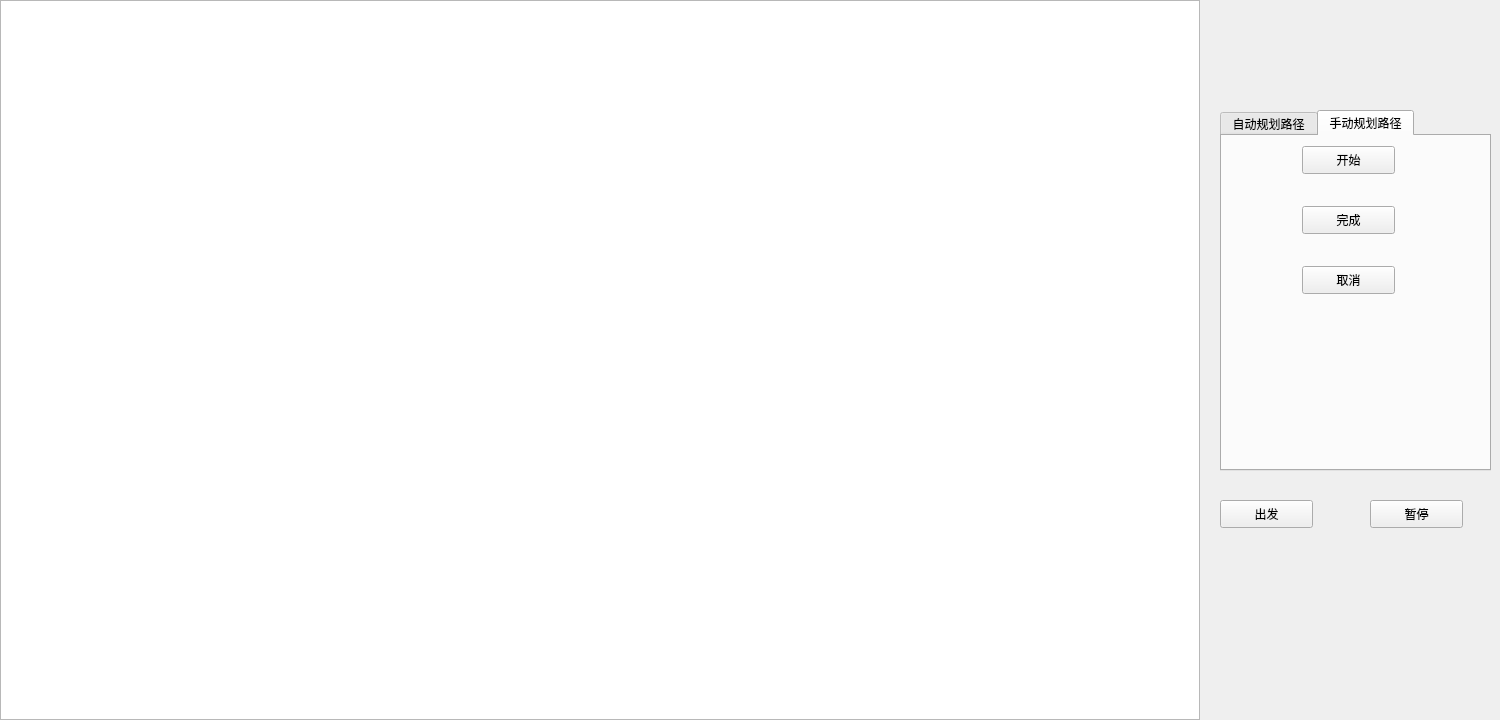
<?xml version="1.0" encoding="UTF-8"?>
<ui version="4.0">
 <class>MainWindow</class>
 <widget class="QWidget" name="MainWindow">
  <property name="geometry">
   <rect>
    <x>0</x>
    <y>0</y>
    <width>1500</width>
    <height>720</height>
   </rect>
  </property>
  <property name="windowTitle">
   <string>Form</string>
  </property>
  <widget class="QGraphicsView" name="graphicsView">
   <property name="geometry">
    <rect>
     <x>0</x>
     <y>0</y>
     <width>1200</width>
     <height>720</height>
    </rect>
   </property>
   <property name="styleSheet">
    <string notr="true">border-image: url(:/image/mymap.png);</string>
   </property>
  </widget>
  <widget class="QTabWidget" name="pathPlan">
   <property name="geometry">
    <rect>
     <x>1220</x>
     <y>110</y>
     <width>271</width>
     <height>361</height>
    </rect>
   </property>
   <property name="currentIndex">
    <number>1</number>
   </property>
   <widget class="QWidget" name="widget">
    <attribute name="title">
     <string>自动规划路径</string>
    </attribute>
    <widget class="QPushButton" name="generate_jam_btn">
     <property name="geometry">
      <rect>
       <x>140</x>
       <y>210</y>
       <width>111</width>
       <height>28</height>
      </rect>
     </property>
     <property name="text">
      <string>随机生成路况</string>
     </property>
    </widget>
    <widget class="QPushButton" name="auto_plan_btn">
     <property name="geometry">
      <rect>
       <x>10</x>
       <y>210</y>
       <width>93</width>
       <height>28</height>
      </rect>
     </property>
     <property name="text">
      <string>自动规划</string>
     </property>
    </widget>
    <widget class="QCheckBox" name="avoid_jam_checkbox">
     <property name="geometry">
      <rect>
       <x>10</x>
       <y>290</y>
       <width>91</width>
       <height>19</height>
      </rect>
     </property>
     <property name="text">
      <string>躲避拥堵 </string>
     </property>
    </widget>
   </widget>
   <widget class="QWidget" name="manuPlan">
    <attribute name="title">
     <string>手动规划路径</string>
    </attribute>
    <widget class="QPushButton" name="begin">
     <property name="geometry">
      <rect>
       <x>80</x>
       <y>10</y>
       <width>93</width>
       <height>28</height>
      </rect>
     </property>
     <property name="text">
      <string>开始</string>
     </property>
    </widget>
    <widget class="QPushButton" name="finish">
     <property name="geometry">
      <rect>
       <x>80</x>
       <y>70</y>
       <width>93</width>
       <height>28</height>
      </rect>
     </property>
     <property name="text">
      <string>完成</string>
     </property>
    </widget>
    <widget class="QPushButton" name="cancel">
     <property name="geometry">
      <rect>
       <x>80</x>
       <y>130</y>
       <width>93</width>
       <height>28</height>
      </rect>
     </property>
     <property name="text">
      <string>取消</string>
     </property>
    </widget>
   </widget>
  </widget>
  <widget class="QLabel" name="label">
   <property name="geometry">
    <rect>
     <x>92</x>
     <y>10</y>
     <width>258</width>
     <height>20</height>
    </rect>
   </property>
   <property name="styleSheet">
    <string notr="true">background:transparent;</string>
   </property>
   <property name="text">
    <string/>
   </property>
  </widget>
  <widget class="QLabel" name="label_2">
   <property name="geometry">
    <rect>
     <x>92</x>
     <y>31</y>
     <width>258</width>
     <height>20</height>
    </rect>
   </property>
   <property name="styleSheet">
    <string notr="true">background:transparent;</string>
   </property>
   <property name="text">
    <string/>
   </property>
  </widget>
  <widget class="QLabel" name="label_3">
   <property name="geometry">
    <rect>
     <x>471</x>
     <y>10</y>
     <width>258</width>
     <height>20</height>
    </rect>
   </property>
   <property name="styleSheet">
    <string notr="true">background:transparent;</string>
   </property>
   <property name="text">
    <string/>
   </property>
  </widget>
  <widget class="QLabel" name="label_4">
   <property name="geometry">
    <rect>
     <x>471</x>
     <y>31</y>
     <width>258</width>
     <height>20</height>
    </rect>
   </property>
   <property name="styleSheet">
    <string notr="true">background:transparent;</string>
   </property>
   <property name="text">
    <string/>
   </property>
  </widget>
  <widget class="QLabel" name="label_5">
   <property name="geometry">
    <rect>
     <x>851</x>
     <y>10</y>
     <width>258</width>
     <height>20</height>
    </rect>
   </property>
   <property name="styleSheet">
    <string notr="true">background:transparent;</string>
   </property>
   <property name="text">
    <string/>
   </property>
  </widget>
  <widget class="QLabel" name="label_6">
   <property name="geometry">
    <rect>
     <x>851</x>
     <y>31</y>
     <width>258</width>
     <height>20</height>
    </rect>
   </property>
   <property name="styleSheet">
    <string notr="true">background:transparent;</string>
   </property>
   <property name="text">
    <string/>
   </property>
  </widget>
  <widget class="QLabel" name="label_7">
   <property name="geometry">
    <rect>
     <x>9</x>
     <y>90</y>
     <width>20</width>
     <height>211</height>
    </rect>
   </property>
   <property name="styleSheet">
    <string notr="true">background:transparent;</string>
   </property>
   <property name="text">
    <string/>
   </property>
  </widget>
  <widget class="QLabel" name="label_8">
   <property name="geometry">
    <rect>
     <x>31</x>
     <y>90</y>
     <width>20</width>
     <height>211</height>
    </rect>
   </property>
   <property name="styleSheet">
    <string notr="true">background:transparent;</string>
   </property>
   <property name="text">
    <string/>
   </property>
  </widget>
  <widget class="QLabel" name="label_9">
   <property name="geometry">
    <rect>
     <x>389</x>
     <y>90</y>
     <width>20</width>
     <height>211</height>
    </rect>
   </property>
   <property name="styleSheet">
    <string notr="true">background:transparent;</string>
   </property>
   <property name="text">
    <string/>
   </property>
  </widget>
  <widget class="QLabel" name="label_10">
   <property name="geometry">
    <rect>
     <x>411</x>
     <y>90</y>
     <width>20</width>
     <height>211</height>
    </rect>
   </property>
   <property name="styleSheet">
    <string notr="true">background:transparent;</string>
   </property>
   <property name="text">
    <string/>
   </property>
  </widget>
  <widget class="QLabel" name="label_11">
   <property name="geometry">
    <rect>
     <x>1148</x>
     <y>90</y>
     <width>20</width>
     <height>211</height>
    </rect>
   </property>
   <property name="styleSheet">
    <string notr="true">background:transparent;</string>
   </property>
   <property name="text">
    <string/>
   </property>
  </widget>
  <widget class="QLabel" name="label_12">
   <property name="geometry">
    <rect>
     <x>1170</x>
     <y>90</y>
     <width>20</width>
     <height>211</height>
    </rect>
   </property>
   <property name="styleSheet">
    <string notr="true">background:transparent;</string>
   </property>
   <property name="text">
    <string/>
   </property>
  </widget>
  <widget class="QLabel" name="label_13">
   <property name="geometry">
    <rect>
     <x>92</x>
     <y>340</y>
     <width>258</width>
     <height>20</height>
    </rect>
   </property>
   <property name="styleSheet">
    <string notr="true">background:transparent;</string>
   </property>
   <property name="text">
    <string/>
   </property>
  </widget>
  <widget class="QLabel" name="label_14">
   <property name="geometry">
    <rect>
     <x>92</x>
     <y>361</y>
     <width>258</width>
     <height>20</height>
    </rect>
   </property>
   <property name="styleSheet">
    <string notr="true">background:transparent;</string>
   </property>
   <property name="text">
    <string/>
   </property>
  </widget>
  <widget class="QLabel" name="label_15">
   <property name="geometry">
    <rect>
     <x>471</x>
     <y>340</y>
     <width>258</width>
     <height>20</height>
    </rect>
   </property>
   <property name="styleSheet">
    <string notr="true">background:transparent;</string>
   </property>
   <property name="text">
    <string/>
   </property>
  </widget>
  <widget class="QLabel" name="label_16">
   <property name="geometry">
    <rect>
     <x>471</x>
     <y>361</y>
     <width>258</width>
     <height>20</height>
    </rect>
   </property>
   <property name="styleSheet">
    <string notr="true">background:transparent;</string>
   </property>
   <property name="text">
    <string/>
   </property>
  </widget>
  <widget class="QLabel" name="label_17">
   <property name="geometry">
    <rect>
     <x>851</x>
     <y>340</y>
     <width>258</width>
     <height>20</height>
    </rect>
   </property>
   <property name="styleSheet">
    <string notr="true">background:transparent;</string>
   </property>
   <property name="text">
    <string/>
   </property>
  </widget>
  <widget class="QLabel" name="label_18">
   <property name="geometry">
    <rect>
     <x>851</x>
     <y>361</y>
     <width>258</width>
     <height>20</height>
    </rect>
   </property>
   <property name="styleSheet">
    <string notr="true">background:transparent;</string>
   </property>
   <property name="text">
    <string/>
   </property>
  </widget>
  <widget class="QLabel" name="label_19">
   <property name="geometry">
    <rect>
     <x>9</x>
     <y>420</y>
     <width>20</width>
     <height>211</height>
    </rect>
   </property>
   <property name="styleSheet">
    <string notr="true">background:transparent;</string>
   </property>
   <property name="text">
    <string/>
   </property>
  </widget>
  <widget class="QLabel" name="label_20">
   <property name="geometry">
    <rect>
     <x>31</x>
     <y>420</y>
     <width>20</width>
     <height>211</height>
    </rect>
   </property>
   <property name="styleSheet">
    <string notr="true">background:transparent;</string>
   </property>
   <property name="text">
    <string/>
   </property>
  </widget>
  <widget class="QLabel" name="label_21">
   <property name="geometry">
    <rect>
     <x>388</x>
     <y>420</y>
     <width>20</width>
     <height>211</height>
    </rect>
   </property>
   <property name="styleSheet">
    <string notr="true">background:transparent;</string>
   </property>
   <property name="text">
    <string/>
   </property>
  </widget>
  <widget class="QLabel" name="label_22">
   <property name="geometry">
    <rect>
     <x>410</x>
     <y>420</y>
     <width>20</width>
     <height>211</height>
    </rect>
   </property>
   <property name="styleSheet">
    <string notr="true">background:transparent;</string>
   </property>
   <property name="text">
    <string/>
   </property>
  </widget>
  <widget class="QLabel" name="label_23">
   <property name="geometry">
    <rect>
     <x>766</x>
     <y>420</y>
     <width>20</width>
     <height>211</height>
    </rect>
   </property>
   <property name="styleSheet">
    <string notr="true">background:transparent;</string>
   </property>
   <property name="text">
    <string/>
   </property>
  </widget>
  <widget class="QLabel" name="label_24">
   <property name="geometry">
    <rect>
     <x>788</x>
     <y>420</y>
     <width>20</width>
     <height>211</height>
    </rect>
   </property>
   <property name="styleSheet">
    <string notr="true">background:transparent;</string>
   </property>
   <property name="text">
    <string/>
   </property>
  </widget>
  <widget class="QLabel" name="label_25">
   <property name="geometry">
    <rect>
     <x>1148</x>
     <y>420</y>
     <width>20</width>
     <height>211</height>
    </rect>
   </property>
   <property name="styleSheet">
    <string notr="true">background:transparent;</string>
   </property>
   <property name="text">
    <string/>
   </property>
  </widget>
  <widget class="QLabel" name="label_26">
   <property name="geometry">
    <rect>
     <x>1170</x>
     <y>420</y>
     <width>20</width>
     <height>211</height>
    </rect>
   </property>
   <property name="styleSheet">
    <string notr="true">background:transparent;</string>
   </property>
   <property name="text">
    <string/>
   </property>
  </widget>
  <widget class="QLabel" name="label_27">
   <property name="geometry">
    <rect>
     <x>92</x>
     <y>669</y>
     <width>258</width>
     <height>20</height>
    </rect>
   </property>
   <property name="styleSheet">
    <string notr="true">background:transparent;</string>
   </property>
   <property name="text">
    <string/>
   </property>
  </widget>
  <widget class="QLabel" name="label_28">
   <property name="geometry">
    <rect>
     <x>92</x>
     <y>691</y>
     <width>258</width>
     <height>20</height>
    </rect>
   </property>
   <property name="styleSheet">
    <string notr="true">background:transparent;</string>
   </property>
   <property name="text">
    <string/>
   </property>
  </widget>
  <widget class="QLabel" name="label_29">
   <property name="geometry">
    <rect>
     <x>471</x>
     <y>669</y>
     <width>258</width>
     <height>20</height>
    </rect>
   </property>
   <property name="styleSheet">
    <string notr="true">background:transparent;</string>
   </property>
   <property name="text">
    <string/>
   </property>
  </widget>
  <widget class="QLabel" name="label_30">
   <property name="geometry">
    <rect>
     <x>471</x>
     <y>691</y>
     <width>258</width>
     <height>20</height>
    </rect>
   </property>
   <property name="styleSheet">
    <string notr="true">background:transparent;</string>
   </property>
   <property name="text">
    <string/>
   </property>
  </widget>
  <widget class="QLabel" name="label_31">
   <property name="geometry">
    <rect>
     <x>851</x>
     <y>669</y>
     <width>258</width>
     <height>20</height>
    </rect>
   </property>
   <property name="styleSheet">
    <string notr="true">background:transparent;</string>
   </property>
   <property name="text">
    <string/>
   </property>
  </widget>
  <widget class="QLabel" name="label_32">
   <property name="geometry">
    <rect>
     <x>850</x>
     <y>691</y>
     <width>258</width>
     <height>20</height>
    </rect>
   </property>
   <property name="styleSheet">
    <string notr="true">background:transparent;</string>
   </property>
   <property name="text">
    <string/>
   </property>
  </widget>
  <widget class="QPushButton" name="crossing_1">
   <property name="geometry">
    <rect>
     <x>0</x>
     <y>0</y>
     <width>62</width>
     <height>62</height>
    </rect>
   </property>
   <property name="styleSheet">
    <string notr="true">background-color: rgb(255, 0, 0);</string>
   </property>
   <property name="text">
    <string/>
   </property>
   <property name="flat">
    <bool>true</bool>
   </property>
  </widget>
  <widget class="QPushButton" name="crossing_2">
   <property name="geometry">
    <rect>
     <x>380</x>
     <y>0</y>
     <width>62</width>
     <height>62</height>
    </rect>
   </property>
   <property name="styleSheet">
    <string notr="true">background-color: rgb(255, 0, 0);</string>
   </property>
   <property name="text">
    <string/>
   </property>
   <property name="flat">
    <bool>true</bool>
   </property>
  </widget>
  <widget class="QPushButton" name="crossing_3">
   <property name="geometry">
    <rect>
     <x>760</x>
     <y>0</y>
     <width>62</width>
     <height>62</height>
    </rect>
   </property>
   <property name="autoFillBackground">
    <bool>false</bool>
   </property>
   <property name="styleSheet">
    <string notr="true">background-color: rgb(255, 0, 0);</string>
   </property>
   <property name="text">
    <string/>
   </property>
   <property name="flat">
    <bool>true</bool>
   </property>
  </widget>
  <widget class="QPushButton" name="crossing_4">
   <property name="geometry">
    <rect>
     <x>1140</x>
     <y>0</y>
     <width>62</width>
     <height>62</height>
    </rect>
   </property>
   <property name="styleSheet">
    <string notr="true">background-color: rgb(255, 0, 0);</string>
   </property>
   <property name="text">
    <string/>
   </property>
   <property name="flat">
    <bool>true</bool>
   </property>
  </widget>
  <widget class="QPushButton" name="crossing_5">
   <property name="geometry">
    <rect>
     <x>0</x>
     <y>330</y>
     <width>62</width>
     <height>62</height>
    </rect>
   </property>
   <property name="styleSheet">
    <string notr="true">background-color: rgb(255, 0, 0);</string>
   </property>
   <property name="text">
    <string/>
   </property>
   <property name="flat">
    <bool>true</bool>
   </property>
  </widget>
  <widget class="QPushButton" name="crossing_6">
   <property name="geometry">
    <rect>
     <x>380</x>
     <y>330</y>
     <width>62</width>
     <height>62</height>
    </rect>
   </property>
   <property name="styleSheet">
    <string notr="true">background-color: rgb(255, 0, 0);</string>
   </property>
   <property name="text">
    <string/>
   </property>
   <property name="flat">
    <bool>true</bool>
   </property>
  </widget>
  <widget class="QPushButton" name="crossing_7">
   <property name="geometry">
    <rect>
     <x>760</x>
     <y>330</y>
     <width>62</width>
     <height>62</height>
    </rect>
   </property>
   <property name="styleSheet">
    <string notr="true">background-color: rgb(255, 0, 0);</string>
   </property>
   <property name="text">
    <string/>
   </property>
   <property name="flat">
    <bool>true</bool>
   </property>
  </widget>
  <widget class="QPushButton" name="crossing_8">
   <property name="geometry">
    <rect>
     <x>1140</x>
     <y>330</y>
     <width>62</width>
     <height>62</height>
    </rect>
   </property>
   <property name="styleSheet">
    <string notr="true">background-color: rgb(255, 0, 0);</string>
   </property>
   <property name="text">
    <string/>
   </property>
   <property name="flat">
    <bool>true</bool>
   </property>
  </widget>
  <widget class="QPushButton" name="crossing_9">
   <property name="geometry">
    <rect>
     <x>0</x>
     <y>660</y>
     <width>62</width>
     <height>62</height>
    </rect>
   </property>
   <property name="styleSheet">
    <string notr="true">background-color: rgb(255, 0, 0);</string>
   </property>
   <property name="text">
    <string/>
   </property>
   <property name="flat">
    <bool>true</bool>
   </property>
  </widget>
  <widget class="QPushButton" name="crossing_10">
   <property name="geometry">
    <rect>
     <x>380</x>
     <y>660</y>
     <width>62</width>
     <height>62</height>
    </rect>
   </property>
   <property name="styleSheet">
    <string notr="true">background-color: rgb(255, 0, 0);</string>
   </property>
   <property name="text">
    <string/>
   </property>
   <property name="flat">
    <bool>true</bool>
   </property>
  </widget>
  <widget class="QPushButton" name="crossing_11">
   <property name="geometry">
    <rect>
     <x>760</x>
     <y>660</y>
     <width>62</width>
     <height>62</height>
    </rect>
   </property>
   <property name="styleSheet">
    <string notr="true">background-color: rgb(255, 0, 0);</string>
   </property>
   <property name="text">
    <string/>
   </property>
   <property name="flat">
    <bool>true</bool>
   </property>
  </widget>
  <widget class="QPushButton" name="crossing_12">
   <property name="geometry">
    <rect>
     <x>1140</x>
     <y>660</y>
     <width>62</width>
     <height>62</height>
    </rect>
   </property>
   <property name="styleSheet">
    <string notr="true">background-color: rgb(255, 0, 0);</string>
   </property>
   <property name="text">
    <string/>
   </property>
   <property name="flat">
    <bool>true</bool>
   </property>
  </widget>
  <widget class="QPushButton" name="start">
   <property name="geometry">
    <rect>
     <x>1220</x>
     <y>500</y>
     <width>93</width>
     <height>28</height>
    </rect>
   </property>
   <property name="text">
    <string>出发</string>
   </property>
  </widget>
  <widget class="QPushButton" name="pause">
   <property name="geometry">
    <rect>
     <x>1370</x>
     <y>500</y>
     <width>93</width>
     <height>28</height>
    </rect>
   </property>
   <property name="text">
    <string>暂停</string>
   </property>
  </widget>
 </widget>
 <resources/>
 <connections/>
</ui>
